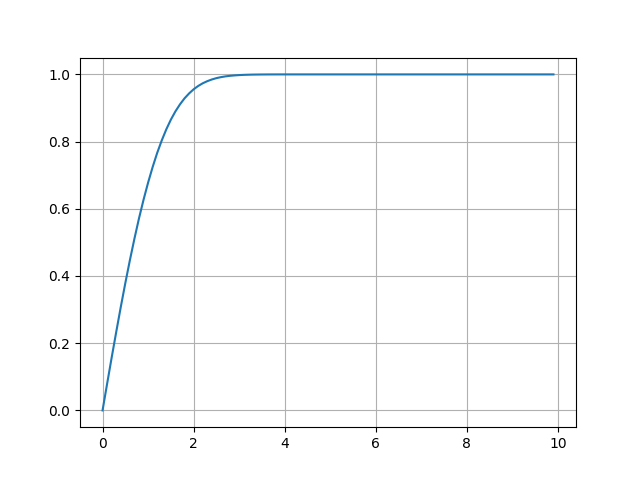

Write Python code to recreate this figure.
from cmath import sqrt
import numpy as np
import matplotlib.pyplot as plt
import math as m
import mpmath
import scipy
r1= np.loadtxt('gau.dat',dtype='double')
r2 = np.loadtxt('gau.dat',dtype='double')
x = np.arange(0,10,step = 0.1)#points on the x axis
def numerical(a):
    c1=0
    c2=0
    c3=0
    c4=0
    for i in range(1000000):
        if(-a<r1[i] and r2[i]<0):
            c1+=1
        elif(-a<r1[i] and r2[i]>0):
            c2+=1
        elif(-a>r1[i] and r2[i]<0):
            c3+=1
        elif(-a>r1[i] and r2[i]>0):
            c4+=1
    return 2*c1/(c1+c2+c3+c4)

    # n0 = np.count_nonzero(ber > 0)
    # n1 = np.count_nonzero(ber < 0)
    # e0 = np.count_nonzero((Y < 0) & (ber > 0)) 
    # e1 = np.count_nonzero((Y > 0) & (ber < 0))
    # p0=e0/n0
    # p1=e1/n1
    # return (p0+p1)*0.5

Vect = scipy.vectorize(numerical, otypes=['double'])
plt.plot(x, Vect(x))
plt.grid() #creating the grid
#plt.xlabel('$A$ (dB)')
#plt.ylabel('$P_e(A)$')
# plt.legend(["Numerical"])
#if using termux
# plt.savefig('../figs/uni_cdf.pdf')
# plt.savefig('../figs/uni_cdf.eps')
# subprocess.run(shlex.split("termux-open ../figs/uni_cdf.pdf"))
#if using termux
# plt.savefig('../gau_cdf.pdf')
# plt.savefig('../gau_c,"Theoriticaldf.eps')
#subprocess.run(shlex.split("termux-open ../gau_cdf.pdf"))
#else
plt.show() 
